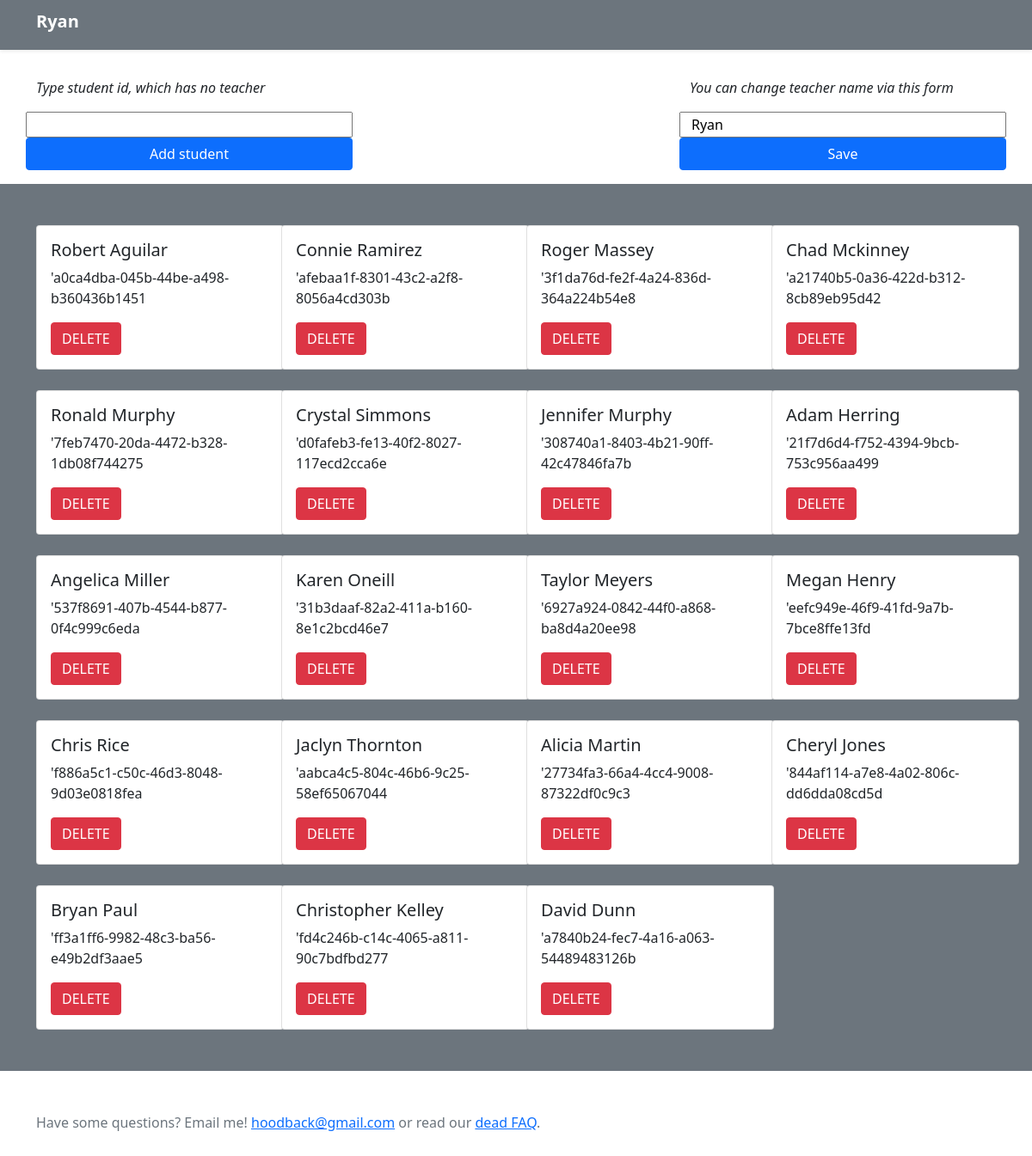
Page /teacher_list/up/5 on the committed database.
### home/models.py (models this page shows)
class Teacher(Model):
    id = models.AutoField(primary_key=True)  # noqa
    name = models.CharField(max_length=200)
    students = models.ManyToManyField(to='home.Student', related_name='teachers', related_query_name='teachers')
    created_at = models.DateTimeField(null=True, auto_now_add=True)
    updated_at = models.DateTimeField(null=True, auto_now=True)

class Student(Model):
    id = models.AutoField(primary_key=True)  # noqa
    name = models.CharField(max_length=200)
    surname = models.CharField(max_length=200, blank=True)
    age = models.IntegerField(default=0, null=True, blank=True)
    sex = models.CharField(max_length=200, null=True, blank=True)
    address = models.CharField(max_length=200, null=True, blank=True)
    description = models.TextField(max_length=1000, null=True, blank=True)
    birthday = models.CharField(max_length=200, null=True, blank=True)
    email = models.CharField(max_length=200, null=True, blank=True)
    social_url = models.CharField(max_length=200, null=True, blank=True)
    normalized_name = models.CharField(max_length=200, null=True, blank=True)
    is_active = models.CharField(max_length=200, null=True, blank=True)
    picture = models.ImageField(null=True, upload_to='student_photo', blank=True)
    subject = models.ForeignKey(to='home.Subject', on_delete=models.SET_NULL, null=True,
                                related_name='student', related_query_name='student')
    book = models.OneToOneField(to='home.Book', on_delete=models.CASCADE, null=True,
                                related_name='student', related_query_name='student')
    created_at = models.DateTimeField(null=True, auto_now_add=True)
    updated_at = models.DateTimeField(null=True, auto_now=True)

class Book(Model):
    id = models.AutoField(primary_key=True)  # noqa
    title = models.CharField(max_length=200)
    created_at = models.DateTimeField(null=True, auto_now_add=True)
    updated_at = models.DateTimeField(null=True, auto_now=True)

### home/views.py (the view, shortened to what this page needs)
# urls.py: path('teacher_list/up/<id>', TeacherUpdate.as_view(), name='page_teacher_update'),  # noqa
class TeacherUpdate(View):
    def get(self, request, id):
        teacher = get_object_or_404(Teacher, id=id)
        teacher_form = TeacherForm(instance=teacher)
        student_form = StudentToSomeObject()
        context = {
            'teacher': teacher,
            'form': teacher_form,
            'student_form': student_form,
        }
        return render(request, 'update_teacher.html', context=context)

### home/forms.py
class TeacherForm(ModelForm):
    class Meta:
        model = Teacher
        fields = ['name',
                  ]

class StudentToSomeObject(forms.Form):
    student_id = forms.CharField(label='student_id')

### home/templates/update_teacher.html (shortened to what this page needs)
{% extends 'base.html' %}
{% block 'body' %}
<header xmlns="http://www.w3.org/1999/html">
  <div class="navbar navbar-dark bg-secondary shadow-sm">
    <div class="container">
      <h3 class="navbar-brand d-flex align-items-center">
        <strong>{{teacher.name}}</strong>
      </h3>
    </div>
  </div>
</header>
<div class="container">
    <div class="row">
        <div class="col">
            <p class="lead">
            <p><em>Type student id, which has no teacher</em></p>
            </p>
            <form method="POST" action="{% url 'page_teacher_update' id=teacher.id %}">
                <div class="col">
                    <div class="row justify-content-sm-center">
                    {%for field in student_form %}
                    {{ field }}
                    {% endfor %}
                    <button type="submit" name='Add student' class="btn btn-primary mb-3">Add student</button>
                    </div>
                </div>
            </form>
        </div>
        <div class="col"></div>
        <div class="col">
            <p class="lead">
            <p><em>You can change teacher name via this form</em></p>
            </p>
            <form method="POST" action="{% url 'page_teacher_update' id=teacher.id %}">
                <div class="row">
                {% for field in form%}
                {{field}}
                {% endfor %}
                <button type="submit" name="Save" class="btn btn-primary">Save</button>
                </div>
            </form>
        </div>
    </div>
</div>
<main>
<div class="album py-5 bg-secondary">
     <div class="container">
            <div class="row row-cols-1 row-cols-sm-2 row-cols-md-3 row-cols-md-4 g-4">
            {% for student in teacher.students.all%}
                <div class="col">
                    <form method="POST" action="{% url 'page_teacher_update' id=student.id %}">
        <div class="card" style="width: 18rem;">
  <div class="card-body">
    <h5 class="card-title">{{student.name}} {{student.surname}}</h5>
    <p class="card-text">'{{student.book.title}}</p>
    <button type="submit" name="DELETE" class="btn btn-danger">DELETE</button>
  </div>
</div>
            </form>
                </div>
                {% endfor %}
            </div>
    </div>
</div>
</main>
{% include 'footer.html' %}
{% endblock %}

### rows in the picture
Teacher: name "Ryan", form "Ryan"
Student: name "Robert", surname "Aguilar", book "a0ca4dba-045b-44be-a498-b360436b1451"
Student: name "Connie", surname "Ramirez", book "afebaa1f-8301-43c2-a2f8-8056a4cd303b"
Student: name "Roger", surname "Massey", book "3f1da76d-fe2f-4a24-836d-364a224b54e8"
Student: name "Chad", surname "Mckinney", book "a21740b5-0a36-422d-b312-8cb89eb95d42"
Student: name "Ronald", surname "Murphy", book "7feb7470-20da-4472-b328-1db08f744275"
Student: name "Crystal", surname "Simmons", book "d0fafeb3-fe13-40f2-8027-117ecd2cca6e"
Student: name "Jennifer", surname "Murphy", book "308740a1-8403-4b21-90ff-42c47846fa7b"
Student: name "Adam", surname "Herring", book "21f7d6d4-f752-4394-9bcb-753c956aa499"
Student: name "Angelica", surname "Miller", book "537f8691-407b-4544-b877-0f4c999c6eda"
Student: name "Karen", surname "Oneill", book "31b3daaf-82a2-411a-b160-8e1c2bcd46e7"
Student: name "Taylor", surname "Meyers", book "6927a924-0842-44f0-a868-ba8d4a20ee98"
Student: name "Megan", surname "Henry", book "eefc949e-46f9-41fd-9a7b-7bce8ffe13fd"
Student: name "Chris", surname "Rice", book "f886a5c1-c50c-46d3-8048-9d03e0818fea"
Student: name "Jaclyn", surname "Thornton", book "aabca4c5-804c-46b6-9c25-58ef65067044"
Student: name "Alicia", surname "Martin", book "27734fa3-66a4-4cc4-9008-87322df0c9c3"
Student: name "Cheryl", surname "Jones", book "844af114-a7e8-4a02-806c-dd6dda08cd5d"
Student: name "Bryan", surname "Paul", book "ff3a1ff6-9982-48c3-ba56-e49b2df3aae5"
Student: name "Christopher", surname "Kelley", book "fd4c246b-c14c-4065-a811-90c7bdfbd277"
Student: name "David", surname "Dunn", book "a7840b24-fec7-4a16-a063-54489483126b"
